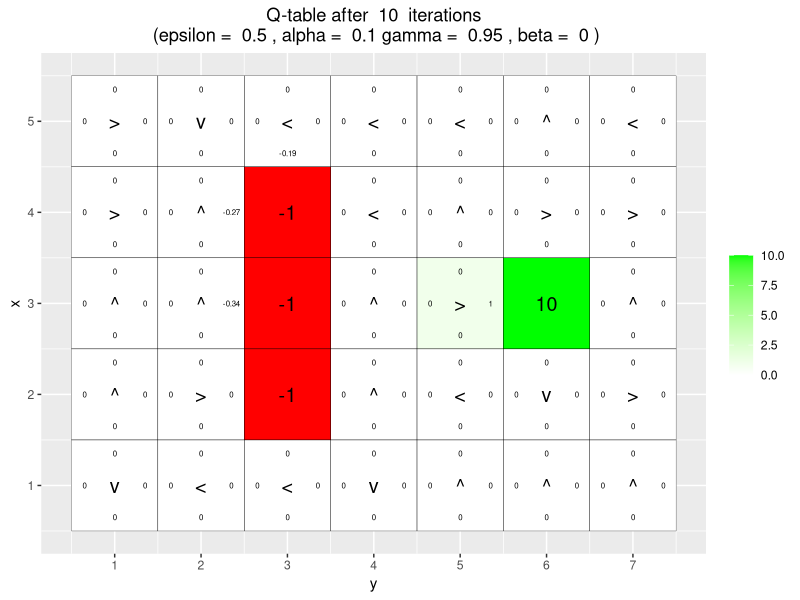
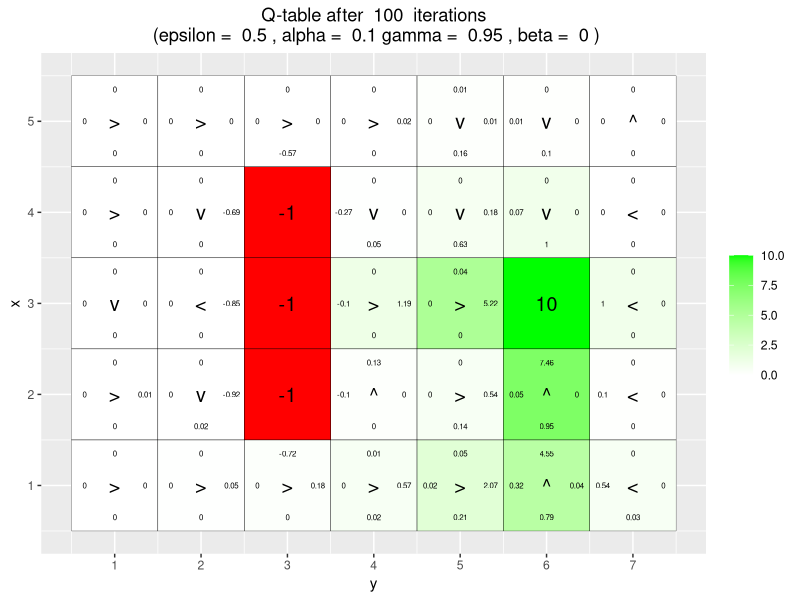
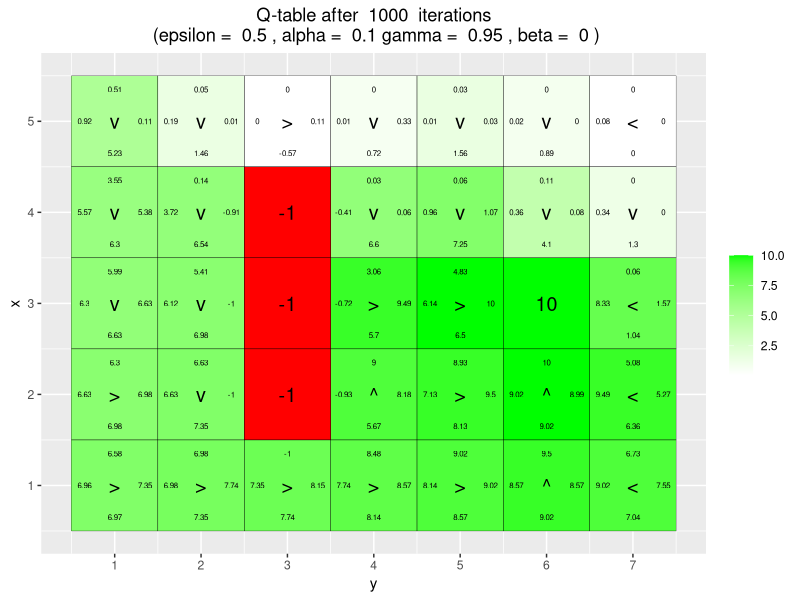
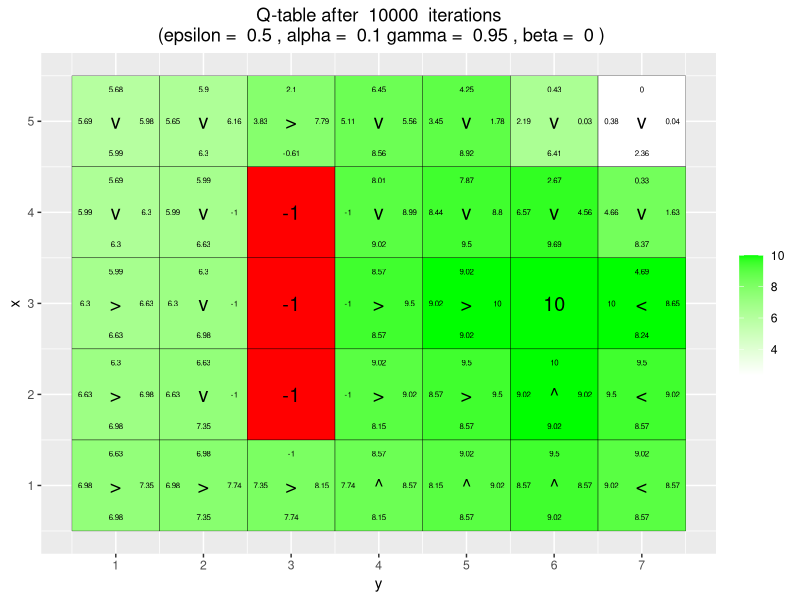
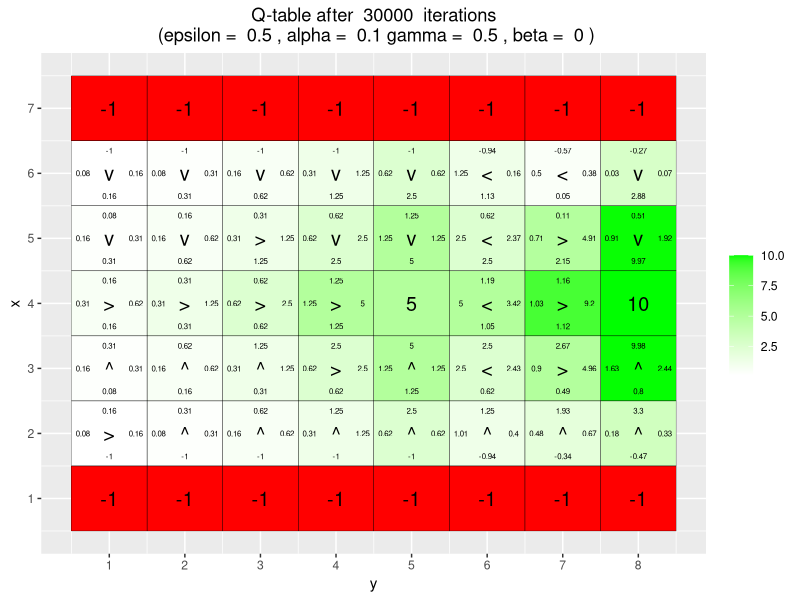
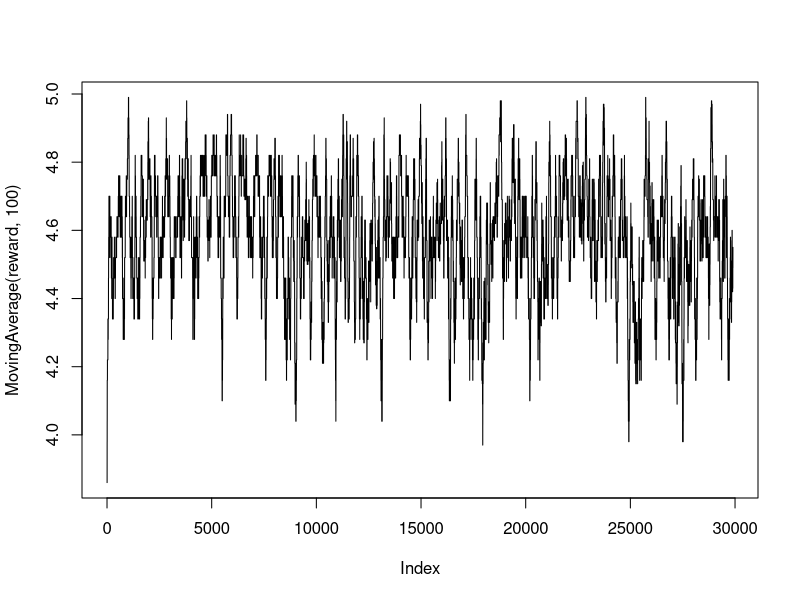
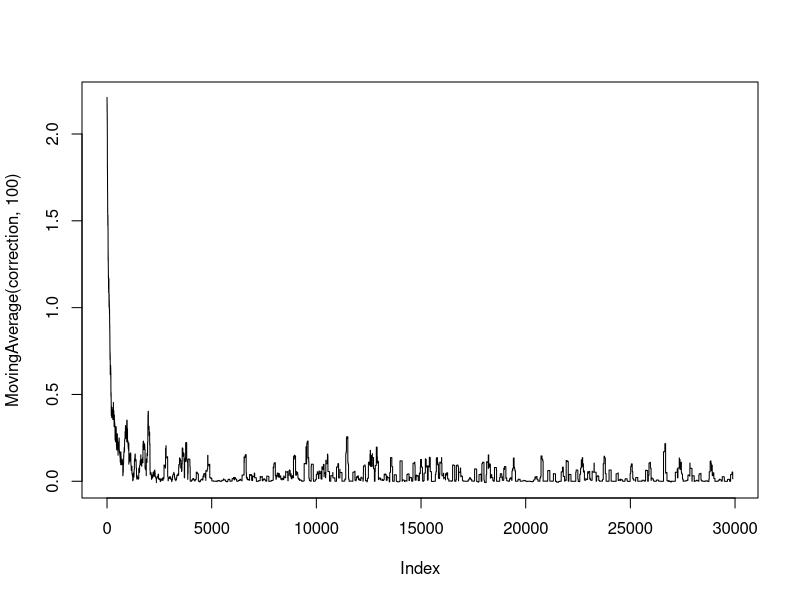

Write the R code that produced these figures, in order. (Note: a time limit stopped this script after it produced the figures.)
## ---- chunk 1
knitr::opts_chunk$set(echo = TRUE, message = FALSE, warning = FALSE, out.width='.49\\linewidth', fig.width=5, fig.height=5,fig.show='hold',fig.align='center', results='asis')
## ---- chunk 2
# By Jose M. Peña and Joel Oskarsson.
# For teaching purposes.
# jose.m.pena@liu.se.

#####################################################################################################
# Q-learning
#####################################################################################################

# install.packages("ggplot2")
# install.packages("vctrs")
library(ggplot2)

# If you do not see four arrows in line 16, then do the following:
# File/Reopen with Encoding/UTF-8

arrows <- c("^", ">", "v", "<")
action_deltas <- list(c(1,0), # up
                      c(0,1), # right
                      c(-1,0), # down
                      c(0,-1)) # left

vis_environment <- function(iterations=0, epsilon = 0.5, alpha = 0.1, gamma = 0.95, beta = 0){
  
  # Visualize an environment with rewards. 
  # Q-values for all actions are displayed on the edges of each tile.
  # The (greedy) policy for each state is also displayed.
  # 
  # Args:
  #   iterations, epsilon, alpha, gamma, beta (optional): for the figure title.
  #   reward_map (global variable): a HxW array containing the reward given at each state.
  #   q_table (global variable): a HxWx4 array containing Q-values for each state-action pair.
  #   H, W (global variables): environment dimensions.
  
  df <- expand.grid(x=1:H,y=1:W)
  foo <- mapply(function(x,y) ifelse(reward_map[x,y] == 0,q_table[x,y,1],NA),df$x,df$y)
  df$val1 <- as.vector(round(foo, 2))
  foo <- mapply(function(x,y) ifelse(reward_map[x,y] == 0,q_table[x,y,2],NA),df$x,df$y)
  df$val2 <- as.vector(round(foo, 2))
  foo <- mapply(function(x,y) ifelse(reward_map[x,y] == 0,q_table[x,y,3],NA),df$x,df$y)
  df$val3 <- as.vector(round(foo, 2))
  foo <- mapply(function(x,y) ifelse(reward_map[x,y] == 0,q_table[x,y,4],NA),df$x,df$y)
  df$val4 <- as.vector(round(foo, 2))
  foo <- mapply(function(x,y) 
    ifelse(reward_map[x,y] == 0,arrows[GreedyPolicy(x,y)],reward_map[x,y]),df$x,df$y)
  df$val5 <- as.vector(foo)
  foo <- mapply(function(x,y) ifelse(reward_map[x,y] == 0,max(q_table[x,y,]),
                                     ifelse(reward_map[x,y]<0,NA,reward_map[x,y])),df$x,df$y)
  df$val6 <- as.vector(foo)
  
  print(ggplot(df,aes(x = y,y = x)) +
          scale_fill_gradient(low = "white", high = "green", na.value = "red", name = "") +
          geom_tile(aes(fill=val6)) +
          geom_text(aes(label = val1),size = 2,nudge_y = .35,na.rm = TRUE) +
          geom_text(aes(label = val2),size = 2,nudge_x = .35,na.rm = TRUE) +
          geom_text(aes(label = val3),size = 2,nudge_y = -.35,na.rm = TRUE) +
          geom_text(aes(label = val4),size = 2,nudge_x = -.35,na.rm = TRUE) +
          geom_text(aes(label = val5),size = 5) +
          geom_tile(fill = 'transparent', colour = 'black') + 
          ggtitle(paste("Q-table after ",iterations," iterations\n",
                        "(epsilon = ",epsilon,", alpha = ",alpha,"gamma = ",gamma,", beta = ",beta,")")) +
          theme(plot.title = element_text(hjust = 0.5)) +
          scale_x_continuous(breaks = c(1:W),labels = c(1:W)) +
          scale_y_continuous(breaks = c(1:H),labels = c(1:H)))
  
}

GreedyPolicy <- function(x, y){
  
  # Get a greedy action for state (x,y) from q_table.
  #
  # Args:
  #   x, y: state coordinates.
  #   q_table (global variable): a HxWx4 array containing Q-values for each state-action pair.
  # 
  # Returns:
  #   An action, i.e. integer in {1,2,3,4}.
  
  # Your code here.
  return(which.max(rank(q_table[x,y,], ties.method = "random")))
}

EpsilonGreedyPolicy <- function(x, y, epsilon){
  
  # Get an epsilon-greedy action for state (x,y) from q_table.
  #
  # Args:
  #   x, y: state coordinates.
  #   epsilon: probability of acting randomly.
  # 
  # Returns:
  #   An action, i.e. integer in {1,2,3,4}.
  
  # Your code here.
  if(runif(1)>epsilon){
    direction = GreedyPolicy(x,y)
  }else{
    direction = sample(1:4,1)
  }
  
  return(direction)
}

transition_model <- function(x, y, action, beta){
  
  # Computes the new state after given action is taken. The agent will follow the action 
  # with probability (1-beta) and slip to the right or left with probability beta/2 each.
  # 
  # Args:
  #   x, y: state coordinates.
  #   action: which action the agent takes (in {1,2,3,4}).
  #   beta: probability of the agent slipping to the side when trying to move.
  #   H, W (global variables): environment dimensions.
  # 
  # Returns:
  #   The new state after the action has been taken.
  
  delta <- sample(-1:1, size = 1, prob = c(0.5*beta,1-beta,0.5*beta))
  final_action <- ((action + delta + 3) %% 4) + 1
  foo <- c(x,y) + unlist(action_deltas[final_action])
  foo <- pmax(c(1,1),pmin(foo,c(H,W)))
  
  return (foo)
}

q_learning <- function(start_state, epsilon = 0.5, alpha = 0.1, gamma = 0.95, 
                       beta = 0){
  
  # Perform one episode of Q-learning. The agent should move around in the 
  # environment using the given transition model and update the Q-table.
  # The episode ends when the agent reaches a terminal state.
  # 
  # Args:
  #   start_state: array with two entries, describing the starting position of the agent.
  #   epsilon (optional): probability of acting greedily.
  #   alpha (optional): learning rate.
  #   gamma (optional): discount factor.
  #   beta (optional): slipping factor.
  #   reward_map (global variable): a HxW array containing the reward given at each state.
  #   q_table (global variable): a HxWx4 array containing Q-values for each state-action pair.
  # 
  # Returns:
  #   reward: reward received in the episode.
  #   correction: sum of the temporal difference correction terms over the episode.
  #   q_table (global variable): Recall that R passes arguments by value. So, q_table being
  #   a global variable can be modified with the superassigment operator <<-.
  
  # Your code here.
  current_state = start_state
  episode_correction = 0
  repeat{
    # Follow policy, execute action, get reward.
    action = EpsilonGreedyPolicy(current_state[1], current_state[2], epsilon)
    new_state = transition_model(current_state[1], current_state[2], action, beta)
    reward = reward_map[new_state[1], new_state[2]]
    
    # Q-table update.
    q_action_value = q_table[current_state[1], current_state[2], action]
    next_exp_r = max(q_table[new_state[1], new_state[2],])
    
    correction = reward + gamma*next_exp_r - q_action_value
    q_table[current_state[1], current_state[2],action] <<- q_action_value + alpha*(correction)
    episode_correction = episode_correction+correction
    current_state=new_state
    if(reward!=0)
      # End episode.
      return (c(reward,episode_correction))
    
  }
  
}

#####################################################################################################
# Q-Learning Environments
#####################################################################################################

# Environment A (learning)

H <- 5
W <- 7

reward_map <- matrix(0, nrow = H, ncol = W)
reward_map[3,6] <- 10
reward_map[2:4,3] <- -1

q_table <- array(0,dim = c(H,W,4))

#vis_environment()

for(i in 1:10000){
  foo <- q_learning(start_state = c(3,1))
  
  if(any(i==c(10,100,1000,10000)))
    vis_environment(i)
}

## ---- chunk 3
# Environment B (the effect of epsilon and gamma)

H <- 7
W <- 8

reward_map <- matrix(0, nrow = H, ncol = W)
reward_map[1,] <- -1
reward_map[7,] <- -1
reward_map[4,5] <- 5
reward_map[4,8] <- 10

q_table <- array(0,dim = c(H,W,4))

#vis_environment()
## ---- chunk 4
MovingAverage <- function(x, n){
  
  cx <- c(0,cumsum(x))
  rsum <- (cx[(n+1):length(cx)] - cx[1:(length(cx) - n)]) / n
  
  return (rsum)
}

# Epsilon 0.5
for(j in c(0.5,0.75,0.95)){
  q_table <- array(0,dim = c(H,W,4))
  reward <- NULL
  correction <- NULL
  
  for(i in 1:30000){
    foo <- q_learning(gamma = j, start_state = c(4,1))
    reward <- c(reward,foo[1])
    correction <- c(correction,foo[2])
  }
  
  vis_environment(i, gamma = j)
  plot(MovingAverage(reward,100),type = "l")
  plot(MovingAverage(correction,100),type = "l")
}
## ---- chunk 5
# Epsilon 0.1
for(j in c(0.5,0.75,0.95)){
  q_table <- array(0,dim = c(H,W,4))
  reward <- NULL
  correction <- NULL
  
  for(i in 1:30000){
    foo <- q_learning(epsilon = 0.1, gamma = j, start_state = c(4,1))
    reward <- c(reward,foo[1])
    correction <- c(correction,foo[2])
  }
  
  vis_environment(i, epsilon = 0.1, gamma = j)
  plot(MovingAverage(reward,100),type = "l")
  plot(MovingAverage(correction,100),type = "l")
}
## ---- chunk 6
# Environment C (the effect of beta).

H <- 3
W <- 6

reward_map <- matrix(0, nrow = H, ncol = W)
reward_map[1,2:5] <- -1
reward_map[1,6] <- 10

q_table <- array(0,dim = c(H,W,4))

#vis_environment()

for(j in c(0,0.2,0.4,0.66)){
  q_table <- array(0,dim = c(H,W,4))
  
  for(i in 1:10000)
    foo <- q_learning(gamma = 0.6, beta = j, start_state = c(1,1))
  
  vis_environment(i, gamma = 0.6, beta = j)
}
